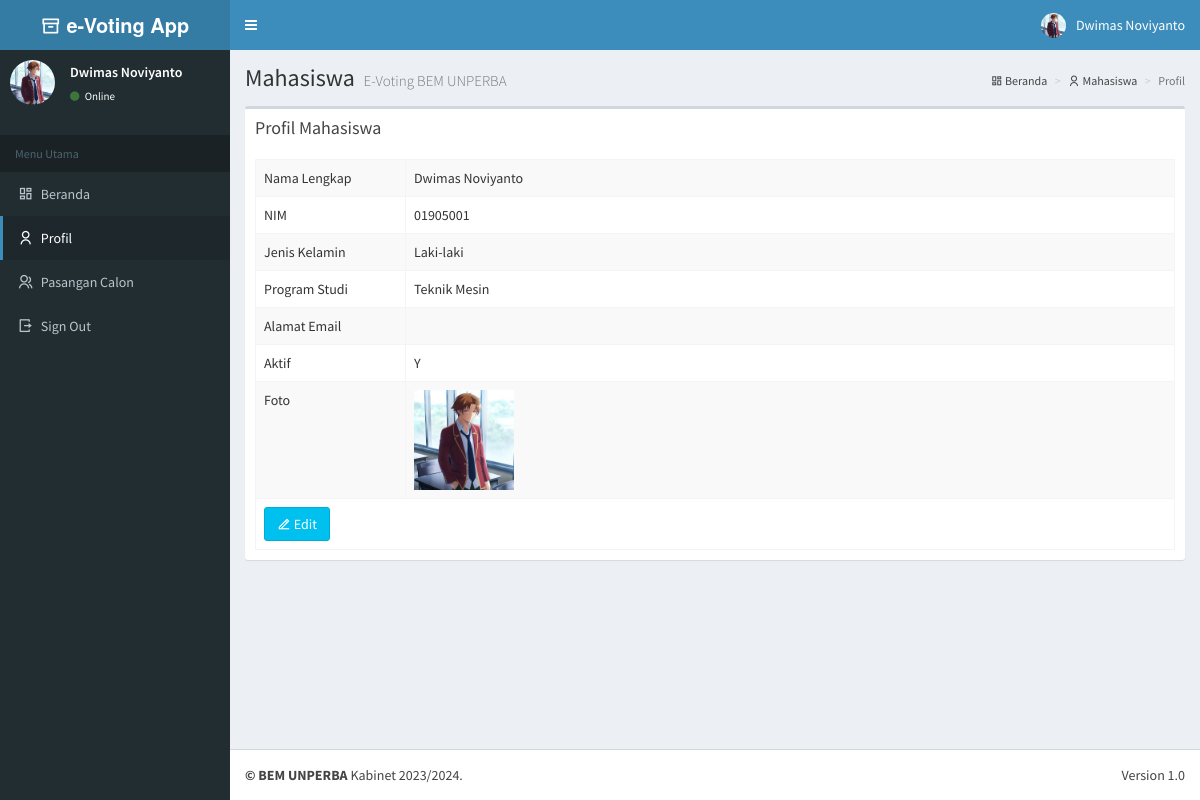
Screenshot of /mahasiswa/index.php?m=mahasiswa&s=profil (signed in) with the database file from the repository.
### tables this page shows
CREATE TABLE `tb_mhswa` (
  `nim` varchar(10) NOT NULL,
  `password` varchar(50) NOT NULL,
  `nama` varchar(100) NOT NULL,
  `gender` varchar(1) NOT NULL,
  `prodi` varchar(20) NOT NULL,
  `email` varchar(100) NOT NULL,
  `aktif` enum('Y','T') NOT NULL DEFAULT 'T',
  `memilih` varchar(2) NOT NULL,
  `foto` varchar(100) NOT NULL
);

### mahasiswa/modul/mahasiswa/profil.php (the view, shortened to what this page needs)
<?php include "atas.php"; ?>
  <div class="content-wrapper">
    <section class="content-header">
      <h1>
        Mahasiswa
        <small>E-Voting BEM UNPERBA</small>
      </h1>
      <ol class="breadcrumb">
        <li><a href="?m=awal"><i class="ri-dashboard-line"></i> Beranda</a></li>
        <li><a href="?m=mahasiswa"><i class="ri-user-line"></i> Mahasiswa</a></li>
        <li class="active">Profil</li>
      </ol>
    </section>
	<section class="content">
      <div class="row">
        <div class="col-xs-12">
          <div class="box">
            <div class="box-header">
              <h3 class="box-title">Profil Mahasiswa</h3>
            </div>
            <div class="box-body">
			<?php
			$id=$_SESSION['nim'];
			include "../sambungan.php";
			$sql="SELECT * FROM tb_mhswa WHERE nim='$id'";
			$query=mysqli_query($koneksi,$sql);
			$r=mysqli_fetch_assoc($query);
			?>
              <table id="pilkasis1" class="table table-bordered table-hover table-striped">
                <tbody>
					<tr>
						<td width=150>Nama Lengkap</td>
						<td><?php echo$r['nama'];?></td>
					</tr>
					<tr>
						<td>NIM</td>
						<td><?php echo$r['nim'];?></td>
					</tr>
					<tr>
						<td>Jenis Kelamin</td>
						<td><?php echo$r['gender']=='L'?'Laki-laki':'Perempuan';?></td>
					</tr>
					<tr>
						<td>Program Studi</td>
						<td><?php echo$_SESSION['prodi'];?></td>
					</tr>
					<tr>
						<td>Alamat Email</td>
						<td><?php echo$r['email'];?></td>
					</tr>
					<tr>
						<td>Aktif</td>
						<td><?php echo $r['aktif'];?></td>
					</tr>
					<tr>
						<td>Foto</td>
						<td>
						<?php
							if ($r['foto'] != '') {
								echo "<img src=\"../gambar/admin/$r[foto]\" height=150 />";
							} else {
								$gender = $r['gender'];
								if ($gender == 'L') {
									echo "<img src=\"../gambar/mahasiswa/L.jpg\" height=100 />";
								} elseif ($gender == 'P') {
									echo "<img src=\"../gambar/mahasiswa/P.jpg\" height=100 />";
								} else {
									echo "<img src=\"../gambar/mahasiswa/L.jpg\" height=100 />";
								}
							}
						?>
					</tr>
					<tr>
						<td colspan=2>
						<a href="?m=mahasiswa&s=edit&nim=<?php echo$id;?>" class="btn btn-info"><i class="ri-edit-2-line"></i> Edit</a>
					</tr>
                </tbody>
              </table>
            </div>
          </div>
        </div>
      </div>
    </section>
<?php include "bawah.php"; ?>

### mahasiswa/css/extrastyle.css (style rules this page uses)
ol { display: block; list-style-type: decimal; margin-block-start: .75em; margin-block-end: .75em; margin-inline-start: 0px; margin-inline-end: 0px; padding-inline-start: 30px; }

### rows the page displays
tb_mhswa: nama "Dwimas Noviyanto", nim "01905001", aktif "Y"

### other values shown
$_SESSION['nama'] "Dwimas Noviyanto"
$_SESSION['prodi'] "Teknik Mesin"
